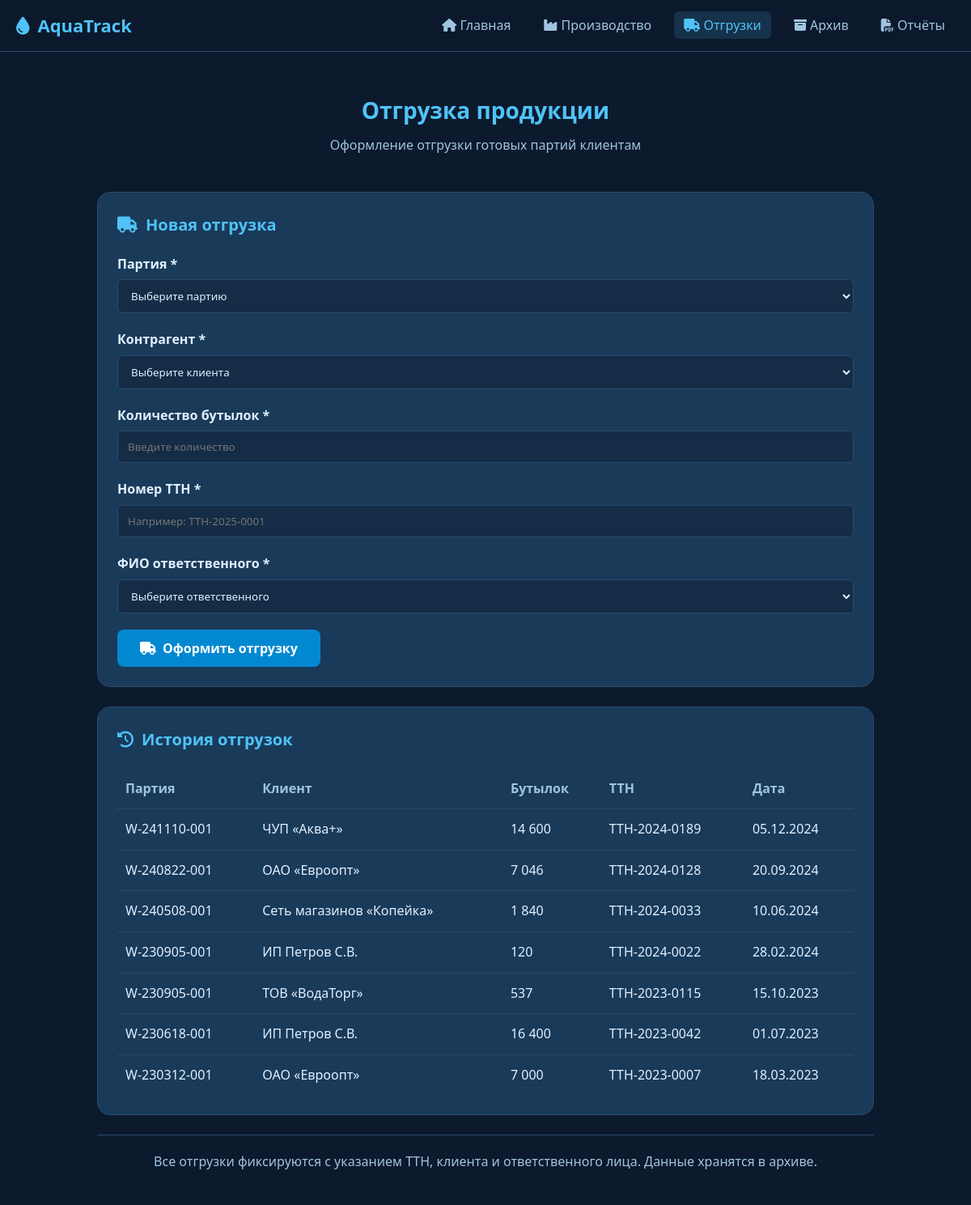
Screenshot of /shipments.php with the database file from the repository.
### tables this page shows
CREATE TABLE shipments (
    id INT UNSIGNED AUTO_INCREMENT PRIMARY KEY,
    batch_id INT UNSIGNED NOT NULL,
    client_id INT UNSIGNED NOT NULL,
    shipment_date DATE NOT NULL,
    bottles_shipped INT UNSIGNED NOT NULL,
    waybill_number VARCHAR(50) NOT NULL UNIQUE,
    shipped_by VARCHAR(150) NOT NULL,
    notes TEXT NULL,
    created_at TIMESTAMP DEFAULT CURRENT_TIMESTAMP,
    FOREIGN KEY (batch_id) REFERENCES batches(id) ON DELETE RESTRICT,
    FOREIGN KEY (client_id) REFERENCES clients(id) ON DELETE RESTRICT,
    CHECK (bottles_shipped > 0)
);

CREATE TABLE batches (
    id INT UNSIGNED AUTO_INCREMENT PRIMARY KEY,
    batch_number VARCHAR(30) NOT NULL UNIQUE,
    brand_id INT UNSIGNED NOT NULL,
    treated_test_id INT UNSIGNED NOT NULL,
    bottling_datetime DATETIME NOT NULL,
    shelf_life_months TINYINT UNSIGNED NOT NULL DEFAULT 12,
    bottle_type_id INT UNSIGNED NOT NULL,
    production_line_id INT UNSIGNED NOT NULL,
    total_bottles INT UNSIGNED NOT NULL,
    total_liters DECIMAL(10,2) NOT NULL,
    operator_name VARCHAR(150) NULL,
    status ENUM('Ожидает анализа', 'Годна к реализации', 'Брак', 'Частично отгружена', 'Полностью реализована') NOT NULL DEFAULT 'Ожидает анализа',
    remaining_bottles INT UNSIGNED NOT NULL,
    notes TEXT NULL,
    created_at TIMESTAMP DEFAULT CURRENT_TIMESTAMP,
    FOREIGN KEY (brand_id) REFERENCES water_brands(id) ON DELETE RESTRICT,
    FOREIGN KEY (treated_test_id) REFERENCES treated_water_tests(id) ON DELETE RESTRICT,
    FOREIGN KEY (bottle_type_id) REFERENCES bottle_types(id) ON DELETE RESTRICT,
    FOREIGN KEY (production_line_id) REFERENCES production_lines(id) ON DELETE RESTRICT
);

CREATE TABLE clients (
    id INT UNSIGNED AUTO_INCREMENT PRIMARY KEY,
    name VARCHAR(255) NOT NULL,
    inn VARCHAR(20) NOT NULL UNIQUE,
    address TEXT NOT NULL,
    contact_person VARCHAR(150) NULL
);

### shipments.php (the view, shortened to what this page needs)
<?php
$host = 'localhost';
$db   = 'bottled_water_control';
$user = 'root';
$pass = '';
$charset = 'utf8mb4';
$dsn = "mysql:host=$host;dbname=$db;charset=$charset";
$options = [
    PDO::ATTR_ERRMODE            => PDO::ERRMODE_EXCEPTION,
    PDO::ATTR_DEFAULT_FETCH_MODE => PDO::FETCH_ASSOC,
    PDO::ATTR_EMULATE_PREPARES   => false,
];
try {
    $pdo = new PDO($dsn, $user, $pass, $options);
} catch (\PDOException $e) {
    die("❌ Ошибка БД: " . htmlspecialchars($e->getMessage()));
}
$ready_batches = $pdo->query("
    SELECT b.id, b.batch_number, b.remaining_bottles, wb.name AS brand,
           bt.volume_l, bt.material, b.bottling_datetime
    FROM batches b
    JOIN water_brands wb ON b.brand_id = wb.id
    JOIN bottle_types bt ON b.bottle_type_id = bt.id
    WHERE b.status = 'Годна к реализации'
    ORDER BY b.bottling_datetime DESC
")->fetchAll();
$recent_shipments = $pdo->query("
    SELECT s.waybill_number, c.name AS client, s.bottles_shipped, s.shipment_date, b.batch_number
    FROM shipments s
    JOIN batches b ON s.batch_id = b.id
    JOIN clients c ON s.client_id = c.id
    ORDER BY s.shipment_date DESC
    LIMIT 10
")->fetchAll();
?>
<!DOCTYPE html>
<html lang="ru">
<head>
    <link rel="stylesheet" href="https://cdnjs.cloudflare.com/ajax/libs/font-awesome/6.5.0/css/all.min.css">
</head>
<body>
    <nav>
        <div class="logo"><i class="fas fa-droplet"></i> AquaTrack</div>
        <ul class="nav-links">
            <li><a href="index.php"><i class="fas fa-home"></i> Главная</a></li>
            <li><a href="production.php"><i class="fas fa-industry"></i> Производство</a></li>
            <li><a href="shipments.php" class="active"><i class="fas fa-truck"></i> Отгрузки</a></li>
            <li><a href="archive.php"><i class="fas fa-archive"></i> Архив</a></li>
            <li><a href="reports.php"><i class="fas fa-file-pdf"></i> Отчёты</a></li>
        </ul>
    </nav>
    <div class="container">
        <header>
            <h1>Отгрузка продукции</h1>
            <div class="subtitle">Оформление отгрузки готовых партий клиентам</div>
        </header>
        <div class="form-container">
            <h2 class="section-title"><i class="fas fa-truck"></i> Новая отгрузка</h2>
            <?php if (empty($ready_batches)): ?>
                <p class="empty">Нет партий, готовых к отгрузке. Сначала завершите производственный цикл.</p>
            <?php else: ?>
                <form method="POST">
                    <div class="form-group">
                        <label for="batch_id">Партия *</label>
                        <select name="batch_id" id="batch_id" required onchange="updateBatchInfo(this)">
                            <option value="">Выберите партию</option>
                        </select>
                    </div>
                    <div class="form-group">
                        <label for="client_id">Контрагент *</label>
                        <select name="client_id" id="client_id" required>
                            <option value="">Выберите клиента</option>
                        </select>
                    </div>
                    <div class="form-group">
                        <label for="bottles_shipped">Количество бутылок *</label>
                        <input type="number" name="bottles_shipped" id="bottles_shipped" required min="1" placeholder="Введите количество">
                    </div>
                    <div class="form-group">
                        <label for="waybill_number">Номер ТТН *</label>
                        <input type="text" name="waybill_number" id="waybill_number" required placeholder="Например: ТТН-2025-0001">
                    </div>
                    <div class="form-group">
                        <label for="shipped_by">ФИО ответственного *</label>
                        <select name="shipped_by" id="shipped_by" required>
                            <option value="">Выберите ответственного</option>
                        </select>
                    </div>
                    <button type="submit" class="btn"><i class="fas fa-truck"></i> Оформить отгрузку</button>
                </form>
            <?php endif; ?>
        </div>
        <div class="section">
            <h2 class="section-title"><i class="fas fa-history"></i> История отгрузок</h2>
            <?php if ($recent_shipments): ?>
                <table>
                    <thead>
                        <tr>
                            <th>Партия</th>
                            <th>Клиент</th>
                            <th>Бутылок</th>
                            <th>ТТН</th>
                            <th>Дата</th>
                        </tr>
                    </thead>
                    <tbody>
                        <?php foreach ($recent_shipments as $s): ?>
                            <tr>
                                <td><?= htmlspecialchars($s['batch_number']) ?></td>
                                <td><?= htmlspecialchars($s['client']) ?></td>
                                <td><?= number_format($s['bottles_shipped'], 0, ' ', ' ') ?></td>
                                <td><?= htmlspecialchars($s['waybill_number']) ?></td>
                                <td><?= date('d.m.Y', strtotime($s['shipment_date'])) ?></td>
                            </tr>
                        <?php endforeach; ?>
                    </tbody>
                </table>
            <?php else: ?>
                <p class="empty">Отгрузок пока нет.</p>
            <?php endif; ?>
        </div>
        <footer>
            Все отгрузки фиксируются с указанием ТТН, клиента и ответственного лица. Данные хранятся в архиве.
        </footer>
    </div>
</body>
</html>

### shipments.php (style rules this page uses)
:root { --bg: #0c1a2d; --card-bg: #1a3a5a; --header-bg: rgba(12, 26, 45, 0.95); --text: #e0f0ff; --text-secondary: #a0c4e0; --accent: #4fc3f7; --accent-dark: #0288d1; --success: #81c784; --danger: #f44336; --border: #2a4a6d; }
* { margin:0; padding:0; box-sizing:border-box; font-family: 'Segoe UI', system-ui, sans-serif; }
body { background: var(--bg); color: var(--text); line-height: 1.6; }
.container { max-width: 1000px; margin: 0 auto; padding: 20px; }
nav { background: var(--header-bg); padding: 14px 20px; position: sticky; top: 0; border-bottom: 1px solid var(--border); display: flex; justify-content: space-between; align-items: center; }
.logo { font-size: 22px; font-weight: 700; color: var(--accent); display: flex; align-items: center; gap: 10px; }
.nav-links { display: flex; list-style: none; gap: 16px; }
.nav-links a { color: var(--text-secondary); text-decoration: none; padding: 6px 12px; border-radius: 6px; }
.nav-links a:hover, .nav-links a.active { background: rgba(79,195,247,0.15); color: var(--accent); }
header { text-align: center; padding: 30px 0 20px; }
h1 { font-size: 28px; margin-bottom: 8px; color: var(--accent); }
.subtitle { color: var(--text-secondary); }
.form-container, .section { background: var(--card-bg); padding: 24px; border-radius: 16px; margin: 24px 0; border: 1px solid var(--border); }
.section-title { font-size: 20px; margin-bottom: 20px; color: var(--accent); display: flex; align-items: center; gap: 10px; }
.form-group { margin-bottom: 20px; }
label { display: block; margin-bottom: 6px; font-weight: 600; }
input, select, textarea { width: 100%; padding: 10px 12px; border: 1px solid var(--border); border-radius: 6px; background: #142c45; color: var(--text); }
.btn { background: var(--accent-dark); color: white; border: none; padding: 12px 28px; border-radius: 8px; font-weight: 600; font-size: 16px; cursor: pointer; display: inline-flex; align-items: center; gap: 8px; }
table { width: 100%; border-collapse: collapse; margin-top: 16px; }
th, td { padding: 12px 10px; text-align: left; border-bottom: 1px solid var(--border); }
th { color: var(--text-secondary); font-weight: 600; }
tr:last-child td { border-bottom: none; }
footer { text-align: center; color: var(--text-secondary); padding: 20px 0; border-top: 1px solid var(--border); margin-top: 20px; }

### rows the page displays
shipments: batch.batch_number "W-241110-001", client.name "ЧУП «Аква+»", bottles_shipped "14 600", waybill_number "ТТН-2024-0189", shipment_date "05.12.2024"
shipments: batch.batch_number "W-240822-001", client.name "ОАО «Евроопт»", bottles_shipped "7 046", waybill_number "ТТН-2024-0128", shipment_date "20.09.2024"
shipments: batch.batch_number "W-240508-001", client.name "Сеть магазинов «Копейка»", bottles_shipped "1 840", waybill_number "ТТН-2024-0033", shipment_date "10.06.2024"
shipments: batch.batch_number "W-230905-001", client.name "ИП Петров С.В.", bottles_shipped "120", waybill_number "ТТН-2024-0022", shipment_date "28.02.2024"
shipments: batch.batch_number "W-230905-001", client.name "ТОВ «ВодаТорг»", bottles_shipped "537", waybill_number "ТТН-2023-0115", shipment_date "15.10.2023"
shipments: batch.batch_number "W-230618-001", client.name "ИП Петров С.В.", bottles_shipped "16 400", waybill_number "ТТН-2023-0042", shipment_date "01.07.2023"
shipments: batch.batch_number "W-230312-001", client.name "ОАО «Евроопт»", bottles_shipped "7 000", waybill_number "ТТН-2023-0007", shipment_date "18.03.2023"
